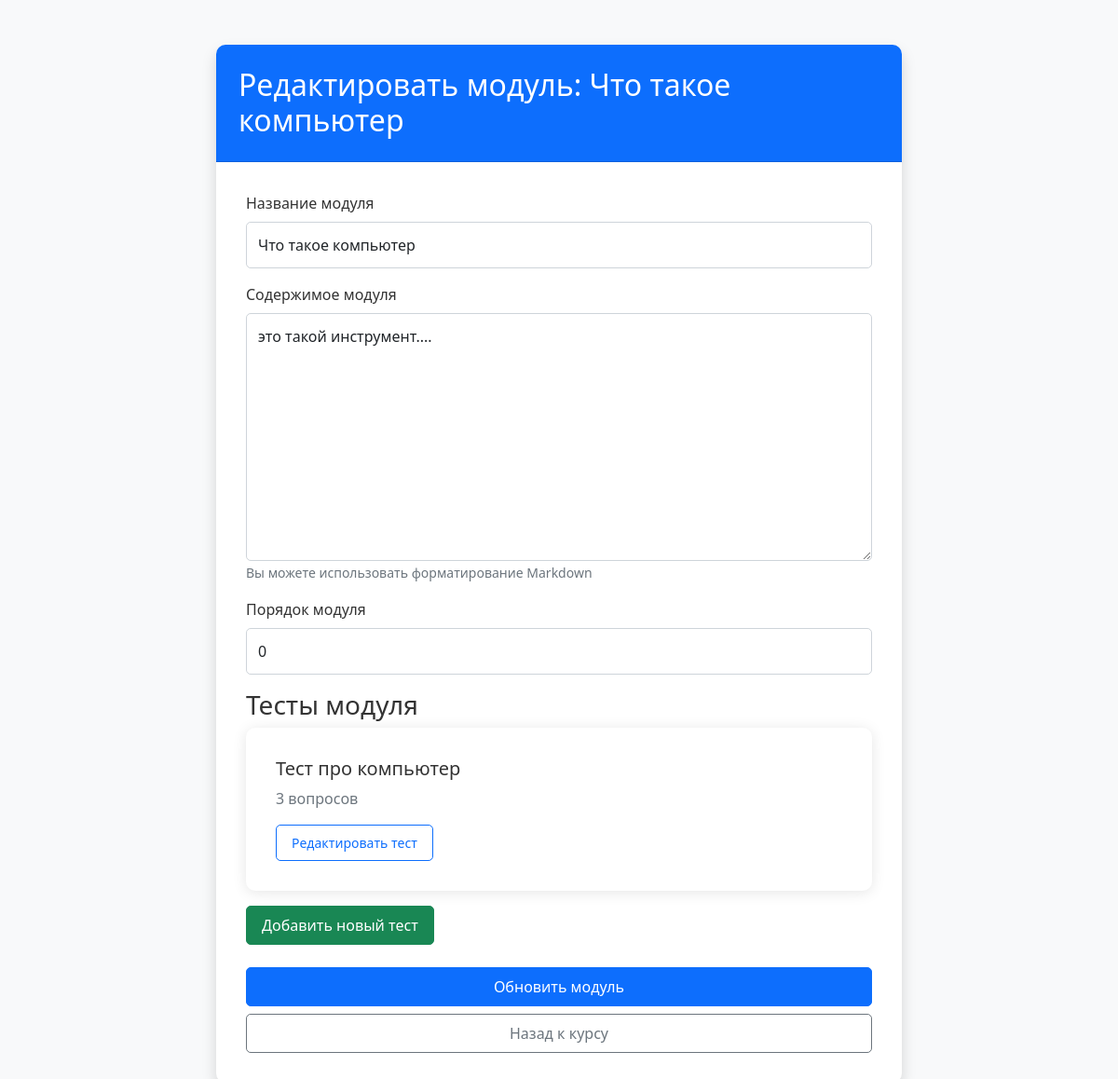
The app's page /module/1/edit (signed in) with its own data.
### app.py (models this page shows, shortened)
class Module(db.Model):
    __tablename__ = 'module'
    id = db.Column(db.Integer, primary_key=True)
    title = db.Column(db.String(100), nullable=False)
    content = db.Column(db.Text, nullable=True)
    order = db.Column(db.Integer)
    course_id = db.Column(db.Integer, db.ForeignKey('course.id'), nullable=False)
    tests = db.relationship('Test', backref='module', lazy=True)
    progress = db.relationship('ModuleProgress', backref='module', lazy=True)

class Test(db.Model):
    __tablename__ = 'test'
    id = db.Column(db.Integer, primary_key=True)
    title = db.Column(db.String(100), nullable=False)
    module_id = db.Column(db.Integer, db.ForeignKey('module.id'), nullable=False)
    questions = db.relationship('Question', backref='test', lazy=True)
    results = db.relationship('TestResult', backref='test', lazy=True)

### app.py (the view)
@app.route('/module/<int:module_id>/edit', methods=['GET', 'POST'])
@login_required
def edit_module(module_id):
    module = Module.query.get_or_404(module_id)
    if module.course.author_id != current_user.id:
        return redirect(url_for('view_course', course_id=module.course_id))
    if request.method == 'POST':
        module.title = request.form.get('title')
        module.content = request.form.get('content')
        module.order = int(request.form.get('order'))
        db.session.commit()
        return redirect(url_for('edit_course', course_id=module.course_id))
    return render_template('edit_module.html', module=module)

### app.py (called while the page is built)
@login_manager.user_loader
def load_user(user_id):
    return User.query.get(int(user_id))

### templates/edit_module.html (shortened to what this page needs)
<!DOCTYPE html>
<html lang="ru">
<head>
    <link href="https://cdn.jsdelivr.net/npm/bootstrap@5.1.3/dist/css/bootstrap.min.css" rel="stylesheet">
    <link rel="stylesheet" href="{{ url_for('static', filename='css/style.css') }}">
</head>
<body class="bg-light">
    <div class="container mt-5">
        <div class="row justify-content-center">
            <div class="col-md-8">
                <div class="card shadow">
                    <div class="card-header bg-primary text-white">
                        <h2 class="mb-0">Редактировать модуль: {{ module.title }}</h2>
                    </div>
                    <div class="card-body">
                        <form method="POST">
                            <div class="mb-3">
                                <label for="title" class="form-label">Название модуля</label>
                                <input type="text" class="form-control" id="title" name="title"
                                       value="{{ module.title }}" required>
                            </div>
                            <div class="mb-3">
                                <label for="content" class="form-label">Содержимое модуля</label>
                                <textarea class="form-control" id="content" name="content"
                                          rows="10" required>{{ module.content }}</textarea>
                                <small class="text-muted">Вы можете использовать форматирование Markdown</small>
                            </div>
                            <div class="mb-3">
                                <label for="order" class="form-label">Порядок модуля</label>
                                <input type="number" class="form-control" id="order" name="order"
                                       value="{{ module.order }}" min="1" required>
                            </div>
                            <div class="tests-section mb-4">
                                <h3>Тесты модуля</h3>
                                {% if module.tests %}
                                    {% for test in module.tests %}
                                    <div class="card mb-3">
                                        <div class="card-body">
                                            <h5 class="card-title">{{ test.title }}</h5>
                                            <p class="text-muted">{{ test.questions|length }} вопросов</p>
                                            <a href="{{ url_for('edit_test', test_id=test.id) }}"
                                               class="btn btn-sm btn-outline-primary">Редактировать тест</a>
                                        </div>
                                    </div>
                                    {% endfor %}
                                {% else %}
                                    <p class="text-muted">Тесты еще не добавлены.</p>
                                {% endif %}
                                <a href="{{ url_for('add_test', module_id=module.id) }}"
                                   class="btn btn-success">Добавить новый тест</a>
                            </div>
                            <div class="d-grid gap-2">
                                <button type="submit" class="btn btn-primary">Обновить модуль</button>
                                <a href="{{ url_for('edit_course', course_id=module.course_id) }}"
                                   class="btn btn-outline-secondary">Назад к курсу</a>
                            </div>
                        </form>
                    </div>
                </div>
            </div>
        </div>
    </div>
</body>
</html>

### static/css/style.css (style rules this page uses)
body { background-color: #f8f9fa; color: #333; font-family: 'Segoe UI', Tahoma, Geneva, Verdana, sans-serif; }
.card { border: none; border-radius: 10px; box-shadow: 0 2px 15px rgba(0, 0, 0, 0.1); margin-bottom: 20px; }
.card-header { border-radius: 10px 10px 0 0 !important; padding: 1.5rem; }
.card-body { padding: 2rem; }
.form-control { border-radius: 5px; border: 1px solid #ced4da; padding: 0.75rem; transition: border-color 0.2s ease-in-out; }
.btn { border-radius: 5px; padding: 0.5rem 1rem; font-weight: 500; transition: all 0.2s ease-in-out; }
.btn-primary { background-color: #0d6efd; border-color: #0d6efd; }

### records on screen
Module: title "Что такое компьютер", content "это такой инструмент....", order "0"
Test: title "Тест про компьютер", questions|length "3"
